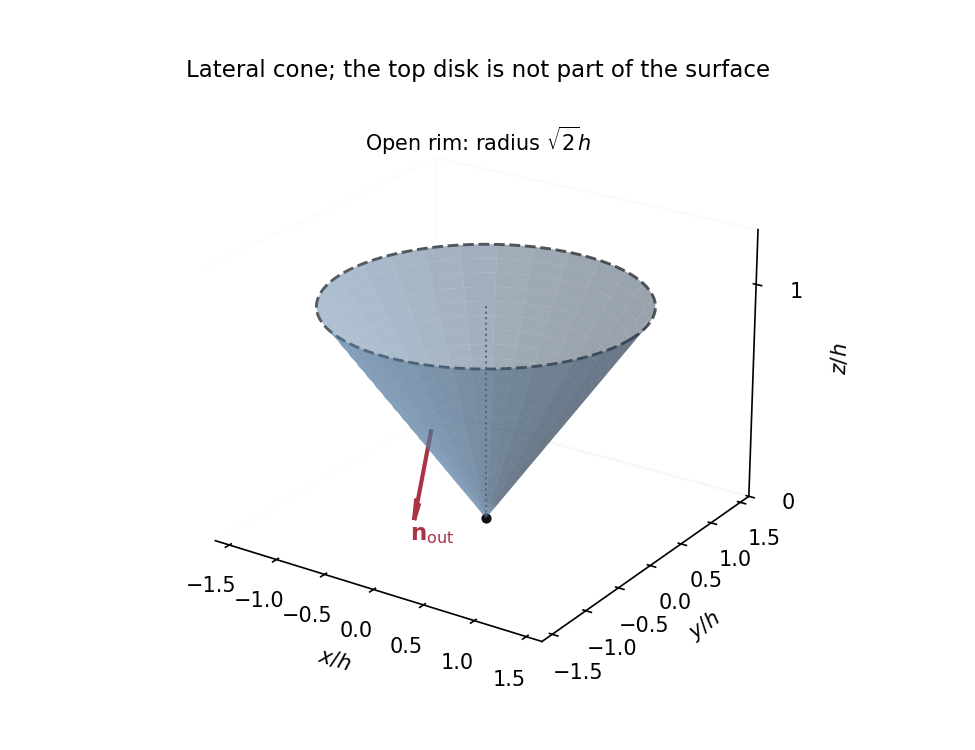

Generate this figure with Python:
"""Original open-cone diagram. Save the white PNG in the working directory."""
from pathlib import Path
import matplotlib
matplotlib.use('Agg')
import matplotlib.pyplot as plt
import numpy as np


def main():
    fig = plt.figure(figsize=(6.5, 5.0))
    fig.subplots_adjust(left=0.04, right=0.94, bottom=0.07, top=0.88)
    ax = fig.add_subplot(111, projection='3d')
    theta, z = np.meshgrid(np.linspace(0, 2*np.pi, 55), np.linspace(0, 1, 20))
    radius = np.sqrt(2)*z
    ax.plot_surface(radius*np.cos(theta), radius*np.sin(theta), z,
                    color='#77aadd', alpha=0.48, linewidth=0, shade=True)
    ring = np.linspace(0, 2*np.pi, 240)
    ax.plot(np.sqrt(2)*np.cos(ring), np.sqrt(2)*np.sin(ring), np.ones_like(ring),
            ls='--', color='#555555', lw=1.4)
    ax.plot([0, 0], [0, 0], [0, 1], ':', color='#777777', lw=1)
    ax.scatter([0], [0], [0], color='#111111', s=15)
    # A lateral normal has an outward radial and a downward axial component.
    azimuth = -np.pi/2
    zz = 0.57
    point = np.array([np.sqrt(2)*zz*np.cos(azimuth), np.sqrt(2)*zz*np.sin(azimuth), zz])
    normal = np.array([np.cos(azimuth), np.sin(azimuth), -np.sqrt(2)])/np.sqrt(3)
    ax.quiver(*point, *normal, length=0.45, color='#aa3344', linewidth=2, arrow_length_ratio=0.22)
    label = point+0.55*normal
    ax.text(*label, r'$\mathbf{n}_{\rm out}$', color='#aa3344', fontsize=11)
    ax.text2D(0.5, 0.90, r'Open rim: radius $\sqrt{2}h$', transform=ax.transAxes, ha='center', fontsize=10)
    ax.set(xlabel=r'$x/h$', ylabel=r'$y/h$', zlabel=r'$z/h$',
           title='Lateral cone; the top disk is not part of the surface',
           xlim=(-1.65, 1.65), ylim=(-1.65, 1.65), zlim=(0, 1.25))
    ax.set_zticks([0, 1], ['0', '1'])
    ax.set_box_aspect((1, 1, 0.75))
    ax.view_init(elev=23, azim=-56)
    for axis in [ax.xaxis, ax.yaxis, ax.zaxis]:
        axis.pane.set_facecolor('white')
        axis.pane.set_alpha(0.2)
    ax.set_title('Lateral cone; the top disk is not part of the surface', fontsize=11)
    ax.grid(False)
    fig.savefig(Path.cwd() / 'paper-1-q1-conical-flux.png', dpi=150, facecolor='white')
    plt.close(fig)


if __name__ == '__main__':
    main()
